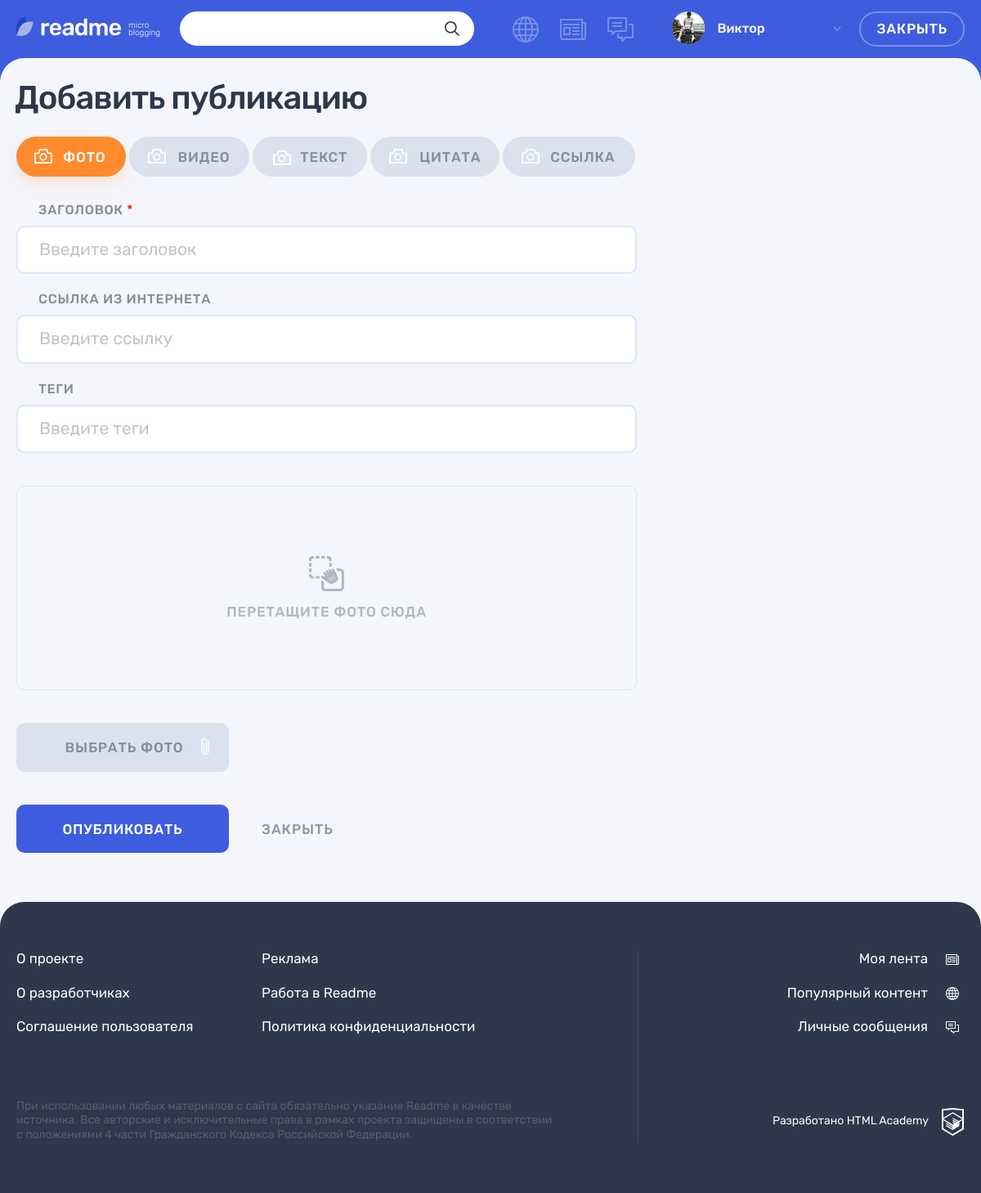
The app's page /add.php (signed in) with its own data.
### tables this page shows
CREATE TABLE IF NOT EXISTS users (
  id INT UNSIGNED NOT NULL AUTO_INCREMENT PRIMARY KEY,
  registered_at DATETIME,
  email VARCHAR(128) NOT NULL UNIQUE,
  user_name VARCHAR(128),
  user_password VARCHAR(128),
  avatar_url VARCHAR(2048)
);

CREATE TABLE IF NOT EXISTS types (
  id INT UNSIGNED NOT NULL AUTO_INCREMENT PRIMARY KEY,
  title VARCHAR(128),
  alias VARCHAR(128)
);

### add.php (called while the page is built, shortened)
<?php
require_once('functions.php');
require_once('connect.php');
require_once('models.php');
$current_user = get_user_by_id($link, $_SESSION['user_id']);
$is_add = is_current_page('add.php');
$link_ref = get_path_referer();
$types = get_content_types($link);
$type_current = 'photo';
$post_content = include_template('post-add.php', [
    'types' => $types,
    'type_current' => $type_current,
]);
$layout_header = include_template('main-header.php', [
    'current_user' => $current_user,
    'is_add' => $is_add,
    'link_ref' => $link_ref,
]);

### models.php (called while the page is built, shortened)
<?php
function get_content_types($connect)
{
    return get_arr_from_mysql($connect, 'SELECT id, title, alias FROM types;');
}
function get_user_by_id($connect, $user_id)
{
    $sql = "SELECT * FROM users WHERE id = ?;";
    return db_execute_stmt_assoc($connect, $sql, [$user_id]);
}
function get_path_referer()
{
    return end(explode("/", $_SERVER['HTTP_REFERER']));
}

### templates/post-add.php (the view, shortened to what this page needs)
<main class="page__main page__main--adding-post">
    <div class="page__main-section">
        <div class="container">
            <h1 class="page__title page__title--adding-post">Добавить публикацию</h1>
        </div>
        <div class="adding-post container">
            <div class="adding-post__tabs-wrapper tabs">
                <div class="adding-post__tabs filters">
                    <ul class="adding-post__tabs-list filters__list tabs__list">
                        <?php foreach ($types as $type) : ?>
                            <li class="adding-post__tabs-item filters__item">
                                <a class="adding-post__tabs-link filters__button filters__button--<?= $type['alias']; ?>  tabs__item button <?= ($type['alias'] === $type_current) ? 'filters__button--active tabs__item--active' : ''; ?>" href="add.php">
                                <svg class="filters__icon" width="22" height="18">
                                    <use xlink:href="#icon-filter-photo"></use>
                                </svg>
                                <span><?= $type['title']; ?></span>
                                </a>
                            </li>
                        <?php endforeach; ?>
                    </ul>
                </div>
                <div class="adding-post__tab-content">
                    <section class="adding-post__photo tabs__content <?= ($type_current === 'photo') ? 'tabs__content--active' : ''; ?>">
                        <form class="adding-post__form form" action="add.php" method="post" enctype="multipart/form-data">
                            <div class="form__text-inputs-wrapper">
                                <div class="form__text-inputs">
                                    <div class="adding-post__input-wrapper form__input-wrapper">
                                        <label class="adding-post__label form__label" for="photo-heading">Заголовок <span class="form__input-required">*</span></label>
                                        <div class="form__input-section <?= isset($errors['heading']) ? 'form__input-section--error' : ''; ?>">
                                            <input class="adding-post__input form__input" id="photo-heading" type="text" name="heading" placeholder="Введите заголовок" value="<?= (!empty($new_post['heading'])) ? htmlspecialchars($new_post['heading']) : ''; ?>">
                                        </div>
                                    </div>
                                    <?= include_template('add-photo.php', ['errors'=> $errors, 'new_post' => $new_post]); ?>
                                    <div class="adding-post__input-wrapper form__input-wrapper">
                                        <label class="adding-post__label form__label" for="photo-tags">Теги</label>
                                        <div class="form__input-section <?= isset($errors['hashtags']) ? 'form__input-section--error' : ''; ?>">
                                            <input class="adding-post__input form__input" id="photo-tags" type="text" name="hashtags" placeholder="Введите теги" value="<?= (!empty($new_post['hashtags'])) ? htmlspecialchars($new_post['hashtags']) : ''; ?>">
                                        </div>
                                    </div>
                                </div>
                            </div>
                            <?= include_template('add-photo-file.php'); ?>
                            <div class="adding-post__buttons">
                                <button class="adding-post__submit button button--main" type="submit">Опубликовать</button>
                                <a class="adding-post__close" href="index.php">Закрыть</a>
                            </div>
                        </form>
                    </section>
                </div>
            </div>
        </div>
    </div>
</main>

### templates/main-header.php (shortened to what this page needs)
<form class="header__search-form form" action="search.php" method="get">
    <div class="header__search">
        <input class="header__search-input form__input" type="search" name="search" value="<?= htmlspecialchars($query) ?? ''; ?>">
        <button class="header__search-button button" type="submit">
            <svg class="header__search-icon" width="18" height="18">
                <use xlink:href="#icon-search"></use>
            </svg>
        </button>
    </div>
</form>
<div class="header__nav-wrapper">
    <nav class="header__nav">
        <ul class="header__my-nav">
            <li class="header__my-page header__my-page--popular">
                <a class="header__page-link <?= isset($is_popular) ? 'header__page-link--active' : ''; ?>" <?= isset($is_popular) ? '' : 'href="popular.php"'; ?> title="Популярный контент">
                </a>
            </li>
            <li class="header__my-page header__my-page--feed">
                <a class="header__page-link <?= isset($is_feed) ? 'header__page-link--active' : ''; ?>" <?= isset($is_feed) ? '' : 'href="feed.php"'; ?> title="Моя лента">
                </a>
            </li>
            <li class="header__my-page header__my-page--messages">
                <a class="header__page-link <?= isset($is_messages) ? 'header__page-link--active' : ''; ?>" <?= isset($is_messages) ? '' : 'href="messages.php"'; ?> title="Личные сообщения">
                </a>
            </li>
        </ul>
        <ul class="header__user-nav">
            <li class="header__profile">
                <a class="header__profile-link" href="#">
                    <div class="header__avatar-wrapper">
                        <img class="header__profile-avatar" src="<?= !empty($current_user['avatar_url']) ? htmlspecialchars($current_user['avatar_url']) : 'img/avatar-default.png'; ?>" width="40" height="40" alt="Аватар профиля">
                    </div>
                    <div class="header__profile-name">
                        <span>
                            <?= $current_user['user_name']; ?>
                        </span>
                        <svg class="header__link-arrow" width="10" height="6">
                            <use xlink:href="#icon-arrow-right-ad"></use>
                        </svg>
                    </div>
                </a>
            </li>
            <li>
                <?php if (isset($is_add)) : ?>
                <a class="header__post-button header__post-button--active button button--transparent" href="<?= ($link_ref) ?? 'index.php'; ?>">Закрыть</a>
                <?php else : ?>
                <a class="header__post-button button button--transparent" href="add.php">Пост</a>
                <?php endif; ?>
            </li>
        </ul>
    </nav>
</div>

### records on screen
users: avatar_url (picture), user_name "Виктор"
types: title "ФОТО"
types: title "ВИДЕО"
types: title "ТЕКСТ"
types: title "ЦИТАТА"
types: title "ССЫЛКА"
